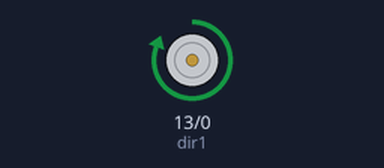
This sketch was run on a simulated Arduino Uno, built with avr-gcc and run on an emulated ATmega328P. Shown: motor-driver pin pairs drawn as motors (green arrow = first pin HIGH = forward, orange = second pin HIGH = backward, longer = more drive).

Above: at 1.0 s.
At 3.0 s:
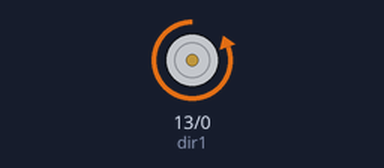
Timing chart, 0 to 5.2 s (numbered marks = the images above):
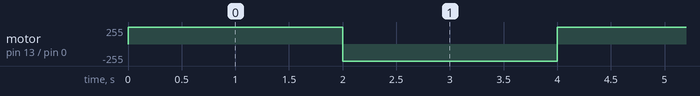

The sketch:

DcMcontro.ino
```cpp
int dir1 = 13;
int dir2 = 0;

void setup() {
  pinMode(dir1,OUTPUT);
  pinMode(dir2,OUTPUT);
}

void loop() {
  digitalWrite(dir1, HIGH);
  digitalWrite(dir2,LOW);
  delay(2000);
  digitalWrite(dir2, HIGH);
  digitalWrite(dir1,LOW);
  delay(2000);

}
```

Measured:
- by itself, motor on pin 13 (dir1) / pin 0 (dir2): alternates forward 255/255 for 2.0 s and backward 255/255 for 2.0 s
